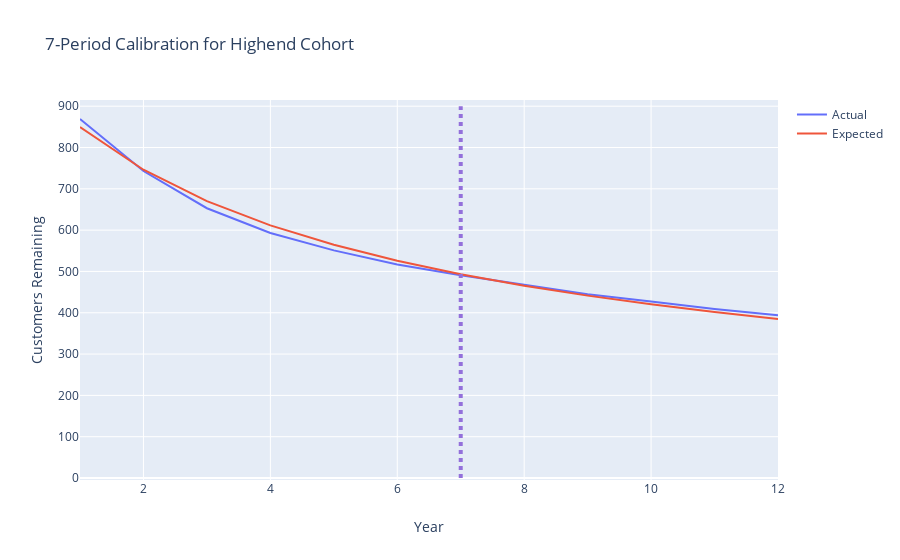

Write notebook code for a chart like this one.
### Code cell
fig = go.Figure()

fig.add_trace(
   go.Scatter(
       x=highend_df['Year'],
       y=highend_df['Highend'],
       mode='lines',
       name='Actual'
   )
)

fig.add_trace(
   go.Scatter(
       x=highend_df['Year'],
       y=highend_df['Expected'],
       mode='lines',
       name='Expected'
   )
)
 

fig.update_layout(title='7-Period Calibration for Highend Cohort',
                  xaxis_title='Year',
                  yaxis_title='Customers Remaining',
                  shapes=[
                      go.layout.Shape(
                        type="line",
                        x0='7',
                        y0=0,
                        x1='7',
                        y1=900,
                        line=dict(
                            color="MediumPurple",
                            width=4,
                            dash="dot",
                            ))
                  ]
                 )
    
fig.show()

### Figure 1 — Plotly figure (JSON) as saved in the notebook; plotly's stock layout.template omitted (floating-point values rounded to 4 significant figures)
{"data": [{"mode": "lines", "name": "Actual", "type": "scatter", "x": [1, 2, 3, 4, 5, 6, 7, 8, 9, 10, 11, 12], "y": [869, 743, 653, 593, 551, 517, 491, 468, 445, 427, 409, 394]}, {"mode": "lines", "name": "Expected", "type": "scatter", "x": [1, 2, 3, 4, 5, 6, 7, 8, 9, 10, 11, 12], "y": [849.4, 746.2, 670.2, 611.5, 564.5, 525.8, 493.3, 465.5, 441.5, 420.4, 401.8, 385.1]}], "layout": {"autosize": true, "shapes": [{"line": {"color": "MediumPurple", "dash": "dot", "width": 4}, "type": "line", "x0": "7", "x1": "7", "y0": 0, "y1": 900}], "title": {"text": "7-Period Calibration for Highend Cohort"}, "xaxis": {"autorange": true, "range": [1, 12], "title": {"text": "Year"}, "type": "linear"}, "yaxis": {"autorange": true, "range": [-6.829, 915.1], "title": {"text": "Customers Remaining"}, "type": "linear"}}}
